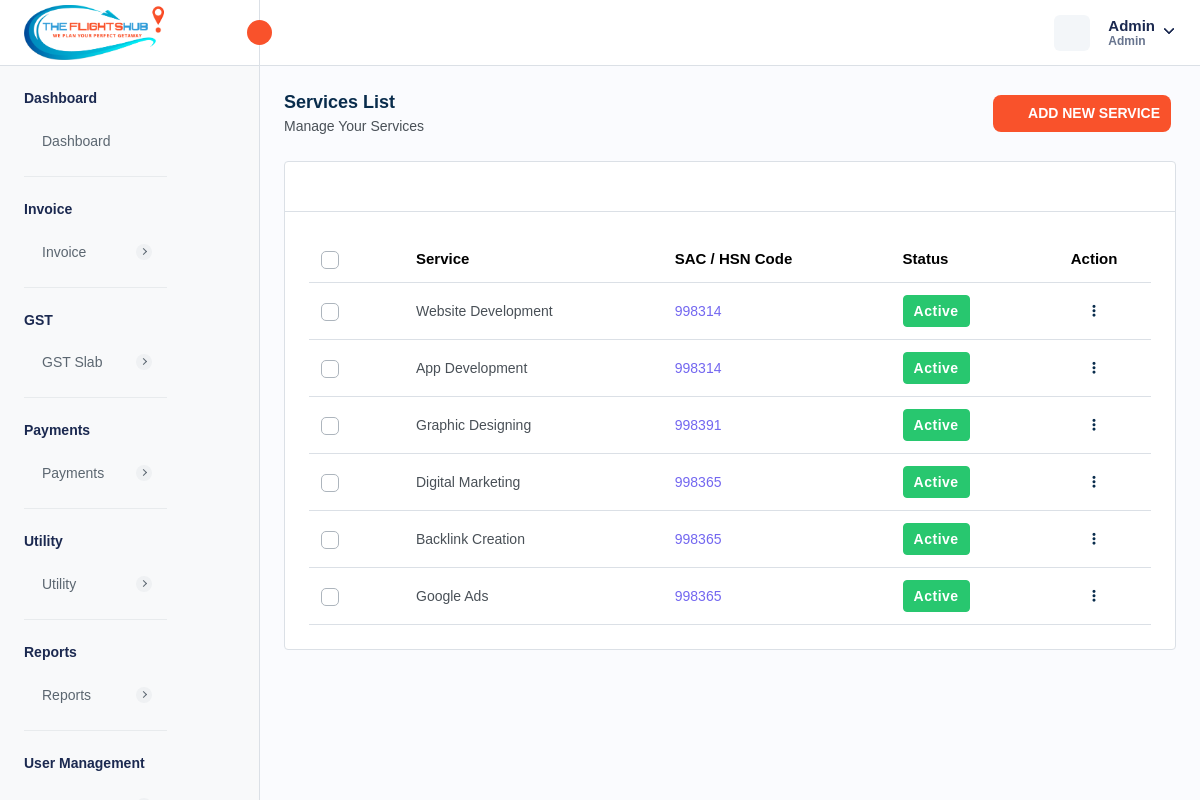
Before: /services.php (signed in) with the older database file.
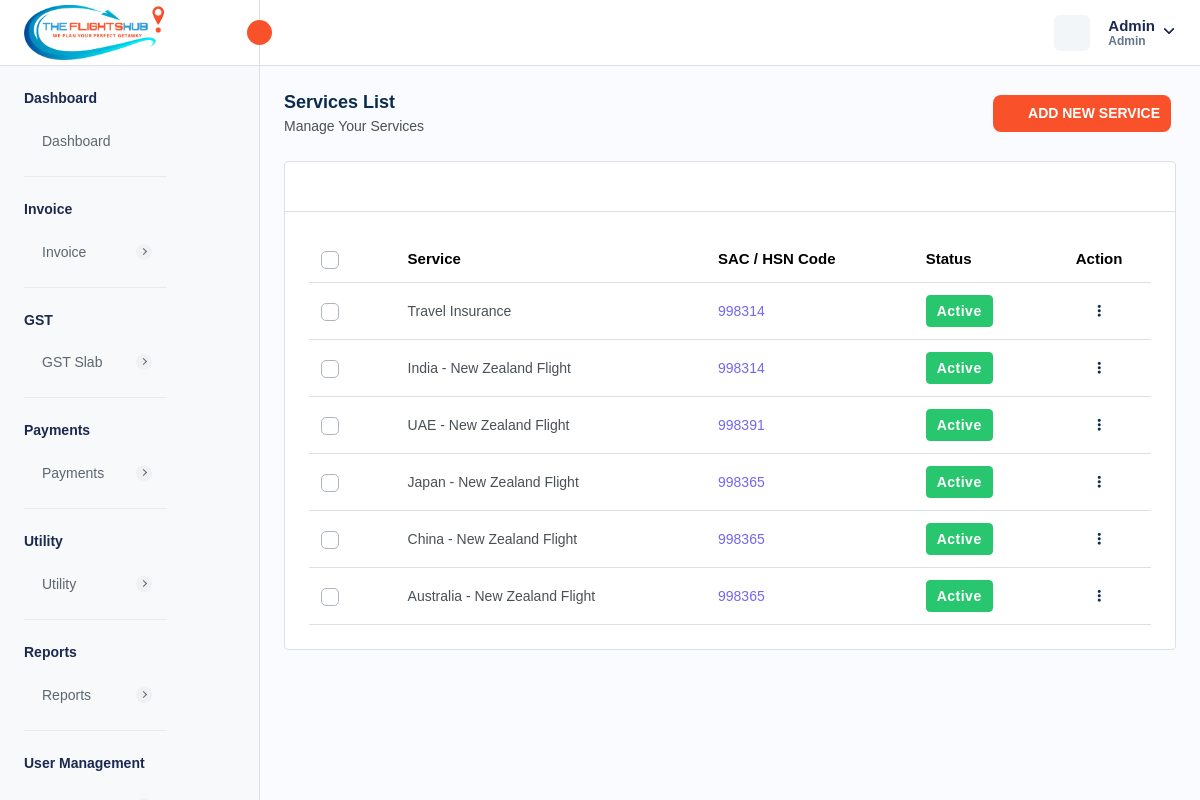
After: the same page with the newer database file.
### tables this page shows
CREATE TABLE `services` (
  `service_id` int NOT NULL AUTO_INCREMENT,
  `service_name` varchar(255) DEFAULT NULL,
  `sac_code` int DEFAULT NULL,
  `created_at` timestamp NULL DEFAULT CURRENT_TIMESTAMP,
  `update_at` timestamp NULL DEFAULT NULL ON UPDATE CURRENT_TIMESTAMP,
  `isActive` int DEFAULT '1',
  PRIMARY KEY (`service_id`)
);

### services.php (the view, shortened to what the changed rows need)
<?php
require "./database/config.php";
try {
    $stmtFetch = $db->prepare("SELECT * FROM services");
    $stmtFetch->execute();
    $services = $stmtFetch->get_result();
} catch (Exception $e) {
    $_SESSION['error'] = $e;
}
?>
<!DOCTYPE html>
<html lang="en">
<head>
    <link rel="stylesheet" href="assets/css/bootstrap.min.css">
    <link rel="stylesheet" href="assets/css/animate.css">
    <link rel="stylesheet" href="assets/plugins/select2/css/select2.min.css">
    <link rel="stylesheet" href="assets/css/dataTables.bootstrap5.min.css">
    <link rel="stylesheet" href="assets/css/bootstrap-datetimepicker.min.css">
    <link rel="stylesheet" href="assets/plugins/summernote/summernote-bs4.min.css">
    <link rel="stylesheet" href="assets/plugins/fontawesome/css/fontawesome.min.css">
    <link rel="stylesheet" href="assets/plugins/fontawesome/css/all.min.css">
    <link rel="stylesheet" href="assets/css/style.css">
    <link rel="stylesheet" href="https://cdn.jsdelivr.net/npm/notyf@3/notyf.min.css" />
</head>
<body>
    <div class="main-wrapper">
        <div class="page-wrapper">
            <div class="content">
                <div class="card table-list-card">
                    <div class="card-body">
                        <div class="table-responsive">
                            <table class="table datanew">
                                <thead>
                                    <tr>
                                        <th class="no-sort">
                                            <label class="checkboxs">
                                                <span class="checkmarks"></span>
                                            </label>
                                        </th>
                                        <th>Service</th>
                                        <th>SAC / HSN Code</th>
                                        <th>Status</th>
                                        <th class="no-sort text-center">Action</th>
                                    </tr>
                                </thead>
                                <tbody>
                                    <?php foreach ($services->fetch_all(MYSQLI_ASSOC) as $service) { ?>
                                        <tr>
                                            <td>
                                                <label class="checkboxs">
                                                    <span class="checkmarks"></span>
                                                </label>
                                            </td>
                                            <td><?php echo $service['service_name'] ?></td>
                                            <td class="ref-number"><?php echo $service['sac_code'] ?></td>
                                            <td>
                                                <?php if ($service['isActive'] == 1) { ?>
                                                    <span class="badge badge-lg bg-success">Active</span>
                                                <?php } else { ?>
                                                    <span class="badge badge-lg bg-danger">Inactive</span>
                                                <?php } ?>
                                            </td>
                                            <td class="text-center">
                                                <a class="action-set" href="javascript:void(0);" data-bs-toggle="dropdown"
                                                    aria-expanded="true">
                                                    <i class="fa fa-ellipsis-v" aria-hidden="true"></i>
                                                </a>
                                            </td>
                                        </tr>
                                    <?php } ?>
                                </tbody>
                            </table>
                        </div>
                    </div>
                </div>
            </div>
        </div>
    </div>
</body>
</html>

Changed rows visible on the page:
changed services: service_name "Website Development" → "Travel Insurance"
changed services: service_name "App Development" → "India - New Zealand Flight"
changed services: service_name "Graphic Designing" → "UAE - New Zealand Flight"
changed services: service_name "Digital Marketing" → "Japan - New Zealand Flight"
changed services: service_name "Backlink Creation" → "China - New Zealand Flight"
changed services: service_name "Google Ads" → "Australia - New Zealand Flight"
